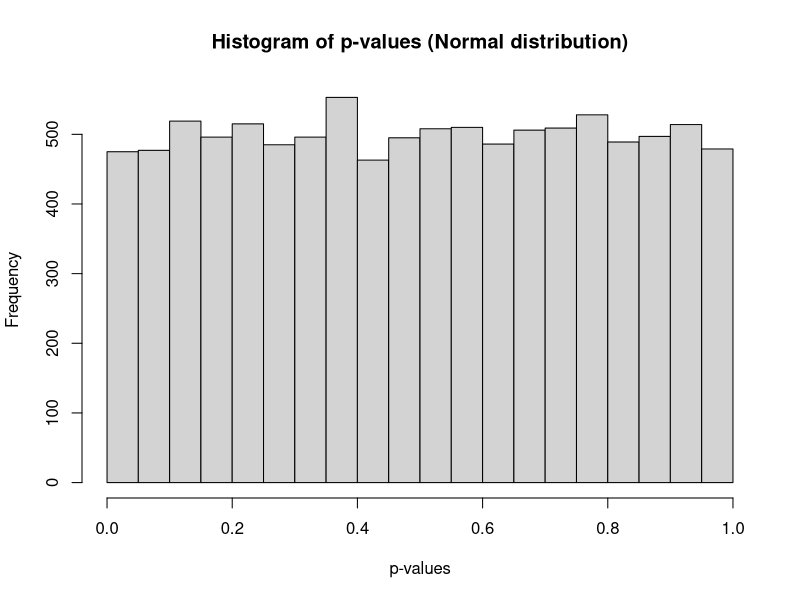
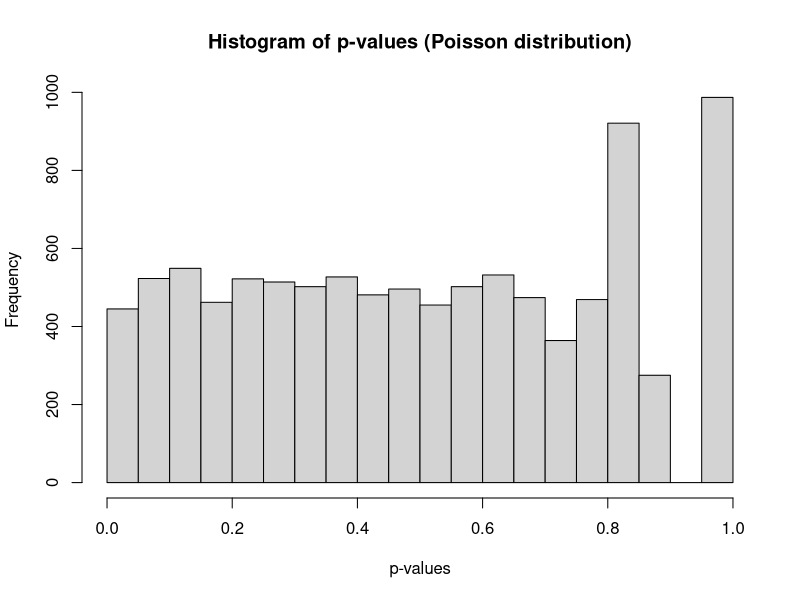
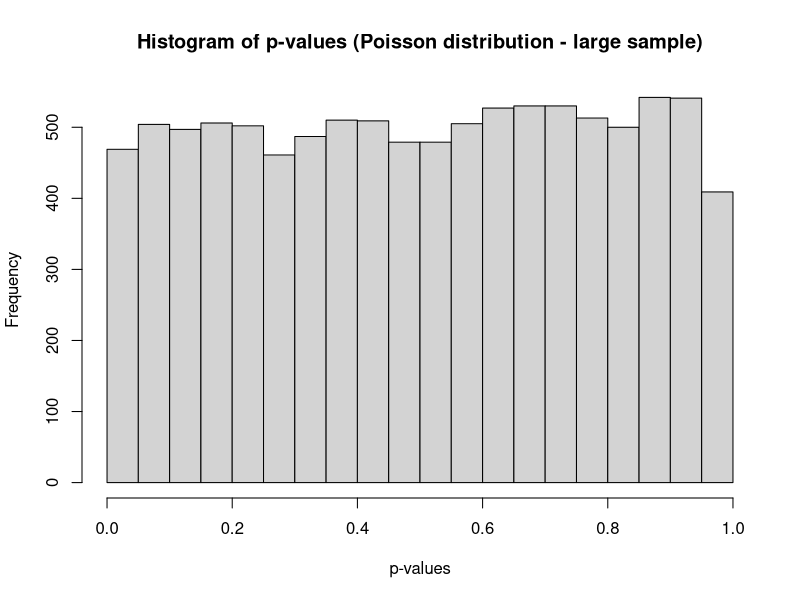
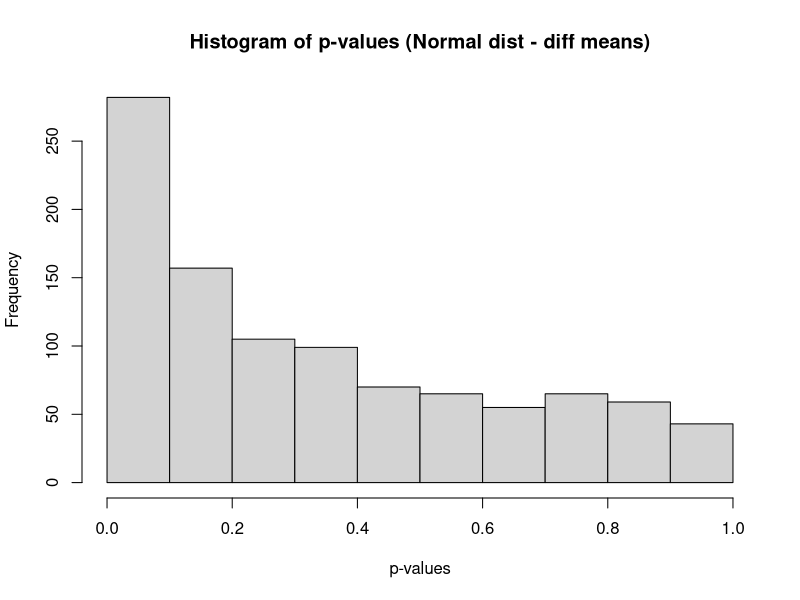
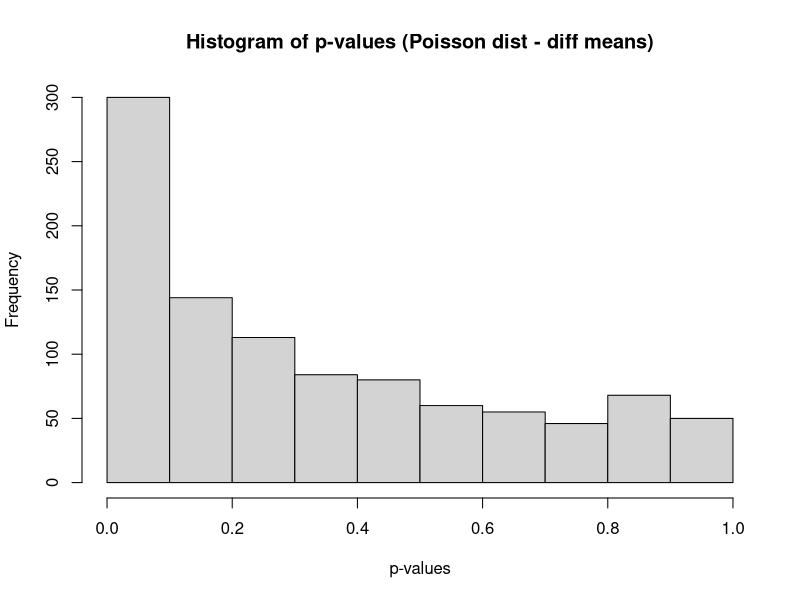
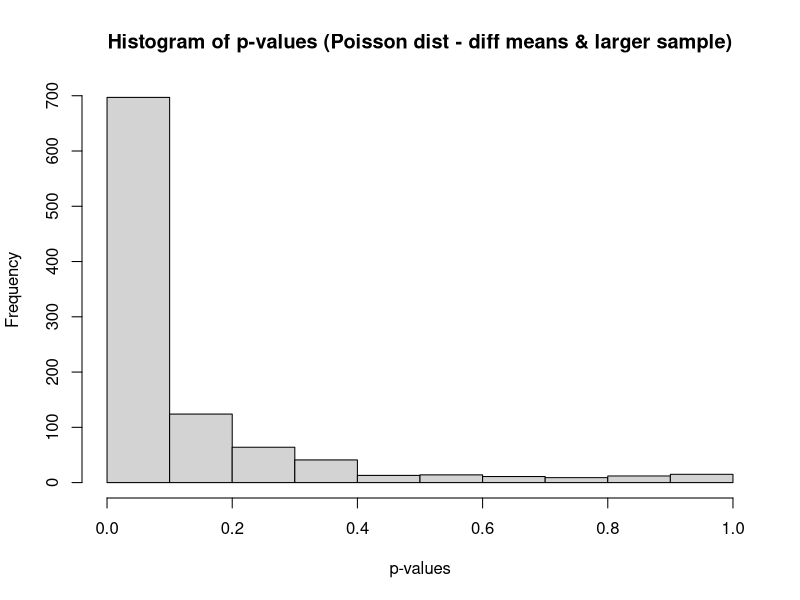

Reproduce these figures in R, in order. (Note: a time limit stopped this script after it produced the figures.)
# Task 1, 8, 9
s <- rnorm(10)
t <- rnorm(10)
print(t.test(s, t))

p <- rpois(10, 1)
q <- rpois(10, 1)
print(t.test(p, q))

p.large <- rpois(1000, 1)
q.large <- rpois(1000, 1)
print(t.test(p.large, q.large))

# Task 2, 8, 9
results.normal <- replicate(10000, t.test(rnorm(10), rnorm(10))$p.value)
results.poisson <- replicate(10000, t.test(rpois(10, 1), rpois(10, 1))$p.value)
results.poisson.large <- replicate(10000, t.test(rpois(1000, 1), rpois(1000, 1))$p.value)
hist(results.normal, xlab = "p-values", ylab = "Frequency", main = "Histogram of p-values (Normal distribution)")
hist(results.poisson, xlab = "p-values", ylab = "Frequency", main = "Histogram of p-values (Poisson distribution)")
hist(results.poisson.large, xlab = "p-values", ylab = "Frequency", main = "Histogram of p-values (Poisson distribution - large sample)")

# Task 3, 8, 9
test.custom.means <- function(n, x, v, f) {
  pvalues <- c()
  for (i in 1:1000) {
    if (f == 0) {
      s <- rnorm(n, -x, v)
      t <- rnorm(n, x, v)
    }
    else {
      s <- rpois(n, 1) - x
      t <- rpois(n, 1) + x
    }
    pvalues <- append(pvalues, t.test(s, t)$p.value)
  }
  return(pvalues)
}
hist(test.custom.means(10, 0.25, 1, 0), xlab = "p-values", ylab = "Frequency", main = "Histogram of p-values (Normal dist - diff means)")
hist(test.custom.means(10, 0.25, 1, 1), xlab = "p-values", ylab = "Frequency", main = "Histogram of p-values (Poisson dist - diff means)")
hist(test.custom.means(1000, 0.05, 1, 1), xlab = "p-values", ylab = "Frequency", main = "Histogram of p-values (Poisson dist - diff means & larger sample)")

# Task 4
tpowers <- c()
rpowers <- c()
delta.list <- seq(0, 2, 0.01)
for (d in delta.list) {
  pvalues <- replicate(1000, t.test(rnorm(10, -d/2), rnorm(10, d/2))$p.value)
  tpowers <- append(tpowers, power.t.test(10, delta = d)$power)
  rpowers <- append(rpowers, sum(pvalues < 0.05) / 1000)
}
plot(delta.list, rpowers, type = "l", col = "blue")
lines(delta.list, tpowers, col = "red")

# Task 5
for (sample.size in c(10, 100, 1000)) {
  v.equal.power <- c()
  v.unequal.power <- c()
  for (d in delta.list) {
    pvalues.equal <- c()
    pvalues.unequal <- c()
    for (i in 1:1000) {
      s <- rnorm(sample.size, -d/2)
      t <- rnorm(sample.size, d/2)
      pvalues.equal <- append(pvalues.equal, t.test(s, t, var.equal = TRUE)$p.value)
      pvalues.unequal <- append(pvalues.unequal, t.test(s, t)$p.value)
    }
    v.equal.power <- append(v.equal.power, sum(pvalues.equal < 0.05) / 1000)
    v.unequal.power <- append(v.unequal.power, sum(pvalues.unequal < 0.05) / 1000)
  }
  plot(delta.list, v.equal.power, type = "l", col = "blue", main = paste0("Plot with sample size ", sample.size))
  points(delta.list, v.unequal.power, col = "red", pch = 20, cex = 0.5)
}
